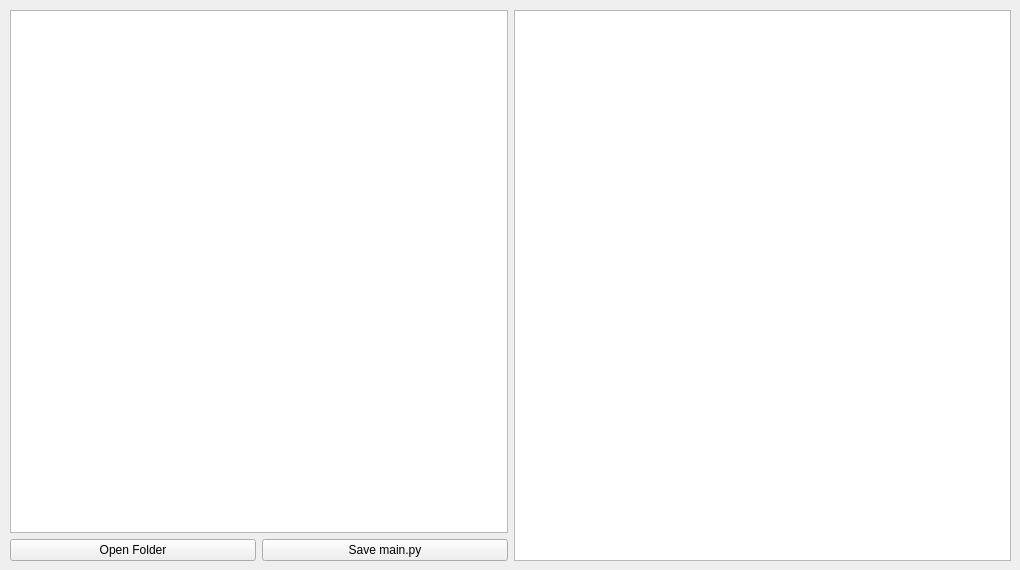
<?xml version="1.0" encoding="UTF-8"?>
<ui version="4.0">
 <class>UI</class>
 <widget class="QWidget" name="UI">
  <property name="geometry">
   <rect>
    <x>0</x>
    <y>0</y>
    <width>1020</width>
    <height>570</height>
   </rect>
  </property>
  <property name="sizePolicy">
   <sizepolicy hsizetype="Ignored" vsizetype="Ignored">
    <horstretch>0</horstretch>
    <verstretch>0</verstretch>
   </sizepolicy>
  </property>
  <property name="minimumSize">
   <size>
    <width>1020</width>
    <height>570</height>
   </size>
  </property>
  <property name="maximumSize">
   <size>
    <width>1020</width>
    <height>570</height>
   </size>
  </property>
  <property name="windowTitle">
   <string>FowlEditor</string>
  </property>
  <widget class="QWidget" name="horizontalLayoutWidget">
   <property name="geometry">
    <rect>
     <x>10</x>
     <y>10</y>
     <width>1001</width>
     <height>551</height>
    </rect>
   </property>
   <layout class="QHBoxLayout" name="horizontalLayout">
    <item>
     <layout class="QVBoxLayout" name="verticalLayout">
      <item>
       <widget class="QTextEdit" name="textEdit"/>
      </item>
      <item>
       <layout class="QHBoxLayout" name="horizontalLayout_2">
        <item>
         <widget class="QPushButton" name="open">
          <property name="text">
           <string>Open Folder</string>
          </property>
         </widget>
        </item>
        <item>
         <widget class="QPushButton" name="save">
          <property name="text">
           <string>Save main.py</string>
          </property>
         </widget>
        </item>
       </layout>
      </item>
     </layout>
    </item>
    <item>
     <widget class="QTreeView" name="treeView"/>
    </item>
   </layout>
  </widget>
 </widget>
 <resources/>
 <connections/>
</ui>
